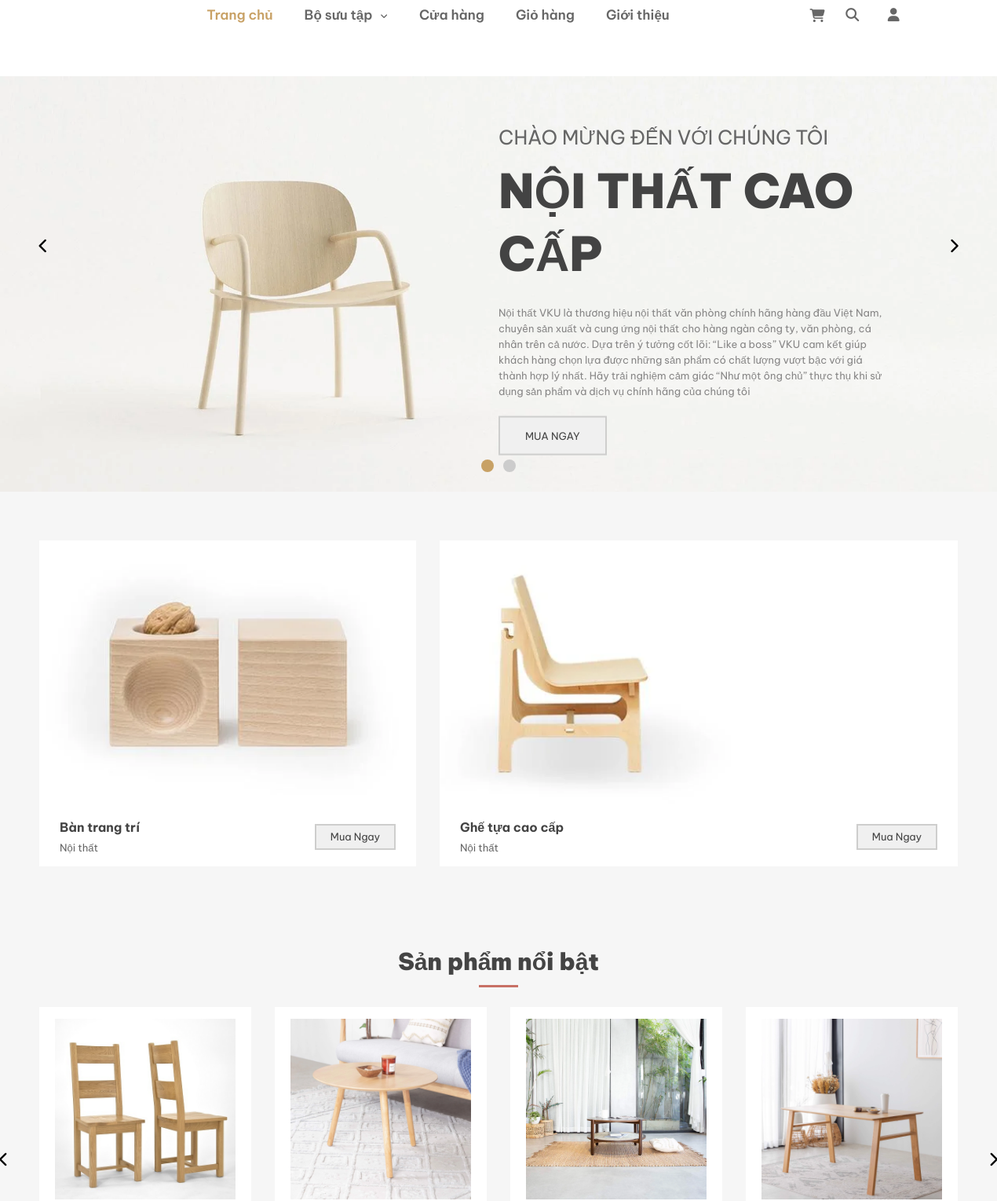
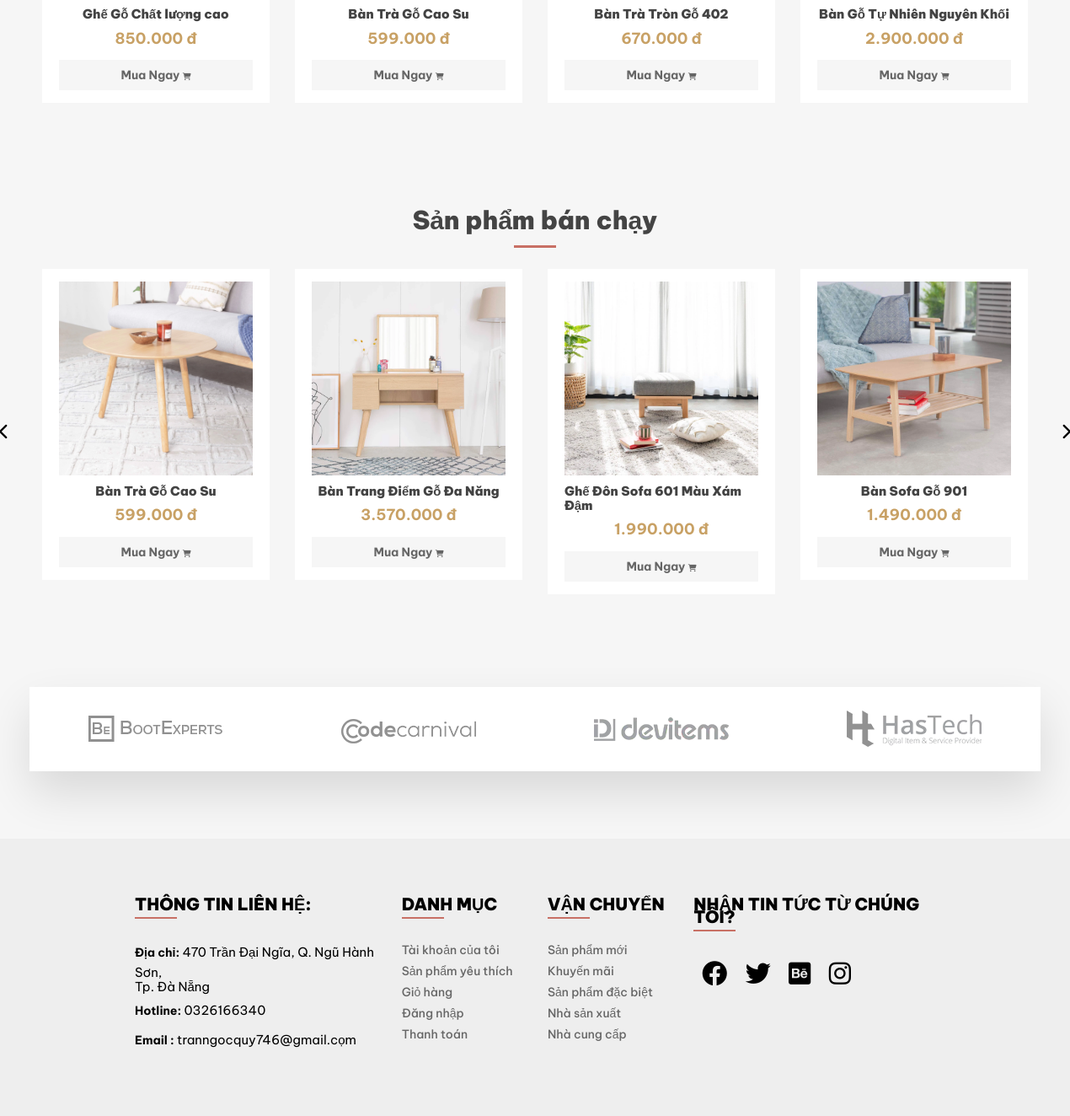
The page / on the database its author committed (2 pictures, top to bottom).
### tables this page shows
CREATE TABLE `slider` (
  `id_slider` int(11) NOT NULL,
  `slider_img` varchar(150) NOT NULL,
  `slider_link` varchar(50) NOT NULL,
  `slider_title` varchar(50) NOT NULL,
  `slider_subtitle` varchar(50) NOT NULL,
  `description` varchar(500) NOT NULL,
  `order` tinyint(4) NOT NULL DEFAULT 0
);

CREATE TABLE `detailproduct` (
  `id_detailProduct` int(11) NOT NULL,
  `inventory` int(11) NOT NULL,
  `sold` int(11) NOT NULL,
  `detail_size` varchar(10) NOT NULL,
  `detail_price` int(11) NOT NULL,
  `id_product` int(11) NOT NULL
);

CREATE TABLE `product` (
  `id_product` int(11) NOT NULL,
  `title_product` varchar(50) NOT NULL,
  `img_product` varchar(150) NOT NULL,
  `subTitle_product` varchar(250) NOT NULL,
  `des_product` text NOT NULL,
  `hot_product` tinyint(1) NOT NULL,
  `id_category` int(11) DEFAULT NULL
);

### model/db.classes.php (called while the page is built, shortened)
<?php
class DB {
    private $servername = "localhost";
    private $username = "root";
    private $password = '';
    private $dbname = "lld";
    private $port = 3307;
    protected function connect () {
        try {
            $conn = new PDO('mysql:host='.$this->servername.';port='.$this->port.';dbname='.$this->dbname, $this->username, $this->password);
            $conn->setAttribute(PDO::ATTR_ERRMODE, PDO::ERRMODE_EXCEPTION);
            return $conn;
        }catch(PDOException $e) {
            echo "Kết nối thất bại: " . $e->getMessage();
        }
    }
}
?>

### model/slider.classes.php (called while the page is built, shortened)
<?php
class Slider extends DB {
    public function getSliders() {
        $sql = "SELECT * FROM `slider` ORDER BY `slider`.`order` ASC";
        $stmt = $this->connect()->query($sql);
        return $stmt->fetchAll();
    }
}
?>

### model/product.classes.php (called while the page is built, shortened)
<?php
class Product extends DB {
    public function getFeaturedProducts($limit) {
        $sql = "Select * from product INNER JOIN detailproduct ON product.id_product = detailproduct.id_product
        GROUP BY product.id_product ORDER BY product.hot_product DESC LIMIT $limit";
        $stmt = $this->connect()->query($sql);
        return $stmt->fetchAll();
    }
    public function getBestSellerProducts($limit) {
        $sql = "Select * from product INNER JOIN detailproduct ON product.id_product = detailproduct.id_product
        GROUP BY product.id_product ORDER BY sum(detailproduct.sold) DESC LIMIT $limit";
        $stmt = $this->connect()->query($sql);
        return $stmt->fetchAll();
    }
}
?>

### view/home.php (the view)
<?php
include_once('./model/product.classes.php');
include_once('./model/slider.classes.php');
$Product = new Product();
$Slider = new Slider();
?>
<div class="slider">
    <?php
        $sliderList = $Slider->getSliders();
        foreach($sliderList as $row_slider) {
    ?>
    <div class="slider-item">
        <img src="<?php echo $row_slider['slider_img'] ?>" alt="" class="slider-image">
        <div class="text">
            <p class="subtitle"><?php echo $row_slider['slider_subtitle'] ?></p>
            <p class="title"><?php echo $row_slider['slider_title'] ?></p>
            <p class="description"><?php echo $row_slider['description'] ?></p>
            <a href="<?php echo $row_slider['slider_link'] ?>" class="btn-shopping">MUA NGAY</a>
        </div>
    </div>
    <?php }?>
</div>
<div class="main">
    <div class="category-container">
        <div class="container">
            <div class="category">
                <div class="category-item left">
                    <img src="./assets/images/category 1.webp" alt="">
                    <div class="context">
                        <div class="info">
                            <p class="product-name">Bàn trang trí</p>
                            <p class="subname">Nội thất</p>
                        </div>
                        <a href="#" class="btn-shopping">Mua Ngay</a>
                    </div>
                </div>
                <div class="category-item right">
                    <img src="./assets/images/category 2.webp" alt="">
                    <div class="context">
                        <div class="info">
                            <p class="product-name">Ghế tựa cao cấp</p>
                            <p class="subname">Nội thất</p>
                        </div>
                        <a href="#" class="btn-shopping">Mua Ngay</a>
                    </div>
                </div>
            </div>
        </div>
        <div class="featured-container">
            <div class="container">
                <h2 class="title">Sản phẩm nổi bật</h2>
                <div class="product-list">
                    <?php
                        $productList = $Product->getFeaturedProducts(10);
                        foreach($productList as $item) {
                    ?>
                        <a href="index.php?quanly=chitiet&id=<?php echo $item['id_product'] ?>" class="product-item">
                        <img src="<?php echo $item['img_product'] ?>" alt="">
                        <div class="product-info">
                            <p class="product-name"><?php echo $item['title_product'] ?></p>
                            <p class="product-price"><?php echo number_format($item['detail_price'], 0, '', '.') ?> đ</p>
                            <button class="btn-addtocart">
                                Mua Ngay
                                <i class="fa-solid fa-cart-shopping"></i>
                            </button>
                        </div>
                    </a>
                <?php
                }
                ?>
            </div>
        </div>
        <div class="featured-container">
            <div class="container">
                <h2 class="title">Sản phẩm bán chạy</h2>
                <div class="product-list">
                    <?php
                        $productList = $Product->getBestSellerProducts(10);
                        foreach($productList as $item) {
                    ?>
                        <a href="index.php?quanly=chitiet&id=<?php echo $item['id_product'] ?>" class="product-item">
                        <img src="<?php echo $item['img_product'] ?>" alt="">
                        <div class="product-info">
                            <p class="product-name"><?php echo $item['title_product'] ?></p>
                            <p class="product-price"><?php echo number_format($item['detail_price'], 0, '', '.') ?> đ</p>
                            <button class="btn-addtocart">
                                Mua Ngay
                                <i class="fa-solid fa-cart-shopping"></i>
                            </button>
                        </div>
                    </a>
                <?php
                }
                ?>
            </div>
        </div>
    </div>
    <div class="brand-container">
        <div class="container">
            <div class="brand-list">
                <div class="brand">
                    <a href="#" class="brand-link">
                        <img src="./assets/images/brand 1.webp" alt="">
                    </a>
                </div>
                <div class="brand">
                    <a href="#" class="brand-link">
                        <img src="./assets/images/brand 2.webp" alt="">
                    </a>
                </div>
                <div class="brand">
                    <a href="#" class="brand-link">
                        <img src="./assets/images/brand 3.webp" alt="">
                    </a>
                </div>
                <div class="brand">
                    <a href="#" class="brand-link">
                        <img src="./assets/images/brand 4.webp" alt="">
                    </a>
                </div>
            </div>
        </div>
    </div>
</div>

### rows shown on the page
slider: slider_img (picture), slider_subtitle "CHÀO MỪNG ĐẾN VỚI CHÚNG TÔI", slider_title "NỘI THẤT CAO CẤP", description "Nội thất VKU là thương hiệu nội thất văn phòng chính hãng hàng đầu Việt Nam, chuyên sản xuất và cung ứng nội thất cho hàng ngàn công ty, văn phòng, cá nhân trên cả nước. Dựa trên ý tưởng cốt lõi: “Like a boss” VKU cam kết giúp khách hàng chọn lựa được những sản phẩm có chất lượng vượt bậc với giá thành hợp lý nhất. Hãy trải nghiệm cảm giác “Như một ông chủ” thực thụ khi sử dụng sản phẩm và dịch vụ chính hãng của chúng tôi"
detailproduct: id_product.img_product (picture), id_product.title_product "Ghế Gỗ Chất lượng cao", detail_price "850.000"
detailproduct: id_product.img_product (picture), id_product.title_product "Bàn Trà Gỗ Cao Su", detail_price "599.000"
detailproduct: id_product.img_product (picture), id_product.title_product "Bàn Trà Tròn Gỗ 402", detail_price "670.000"
detailproduct: id_product.img_product (picture), id_product.title_product "Bàn Gỗ Tự Nhiên Nguyên Khối", detail_price "2.900.000"
detailproduct: id_product.img_product (picture), id_product.title_product "Bàn Trang Điểm Gỗ Đa Năng", detail_price "3.570.000"
detailproduct: id_product.img_product (picture), id_product.title_product "Ghế Đôn Sofa 601 Màu Xám Đậm", detail_price "1.990.000"
detailproduct: id_product.img_product (picture), id_product.title_product "Bàn Sofa Gỗ 901", detail_price "1.490.000"
